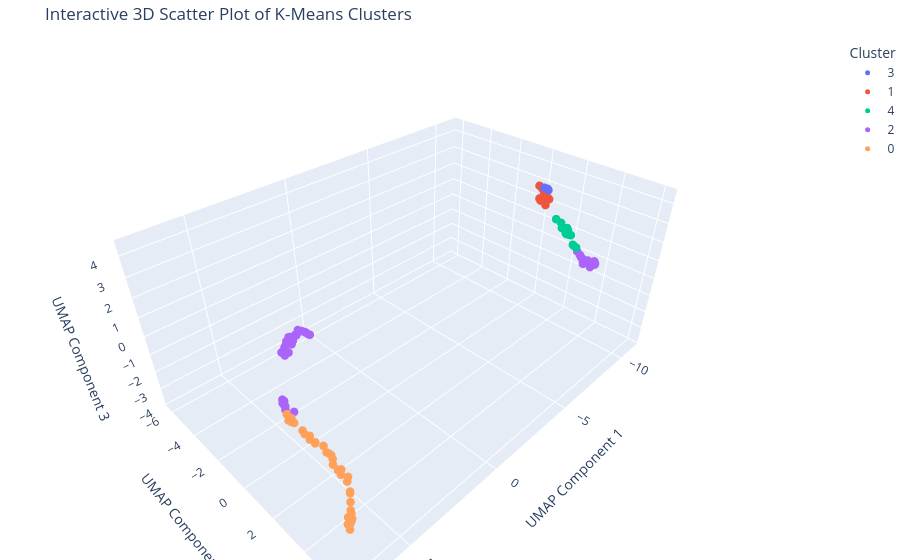

Source (notebook cell):
### Markdown cell above
plug in the optimal number of clusters = 5, and create the visualization

### Code cell
import plotly.express as px
from sklearn.cluster import KMeans, DBSCAN, AgglomerativeClustering
from hdbscan import HDBSCAN
from sklearn.mixture import GaussianMixture
from umap import UMAP

n_clusters = 5
random_state = 42
n_init = 10

# Step 1: Perform K-Means Clustering using cuML
kmeans = KMeans(n_clusters=n_clusters, random_state=random_state, n_init=n_init)
kmeans.fit(df[['total_amount', 'num_transcations']])

cluster_labels = kmeans.labels_

# Step 2: Reduce Dimensionality to 3D using cuML UMAP
umap_3d = UMAP(n_neighbors=15, min_dist=0.1, n_components=3)
embedding_3d = umap_3d.fit_transform(df[['total_amount', 'num_transcations']])

# Convert GPU arrays back to NumPy for Plotly
import cupy as cp
embedding_3d_cpu = cp.asnumpy(embedding_3d)
cluster_labels_cpu = cp.asnumpy(cluster_labels)

# Step 3: Create Interactive 3D Scatter Plot using Plotly
fig = px.scatter_3d(
    x=embedding_3d_cpu[:, 0],
    y=embedding_3d_cpu[:, 1],
    z=embedding_3d_cpu[:, 2],
    color=cluster_labels_cpu.astype(str),  # Convert labels to string for coloring
    title="Interactive 3D Scatter Plot of K-Means Clusters",
    labels={"color": "Cluster"}
)

# Customize the plot
fig.update_traces(marker=dict(size=5))  # Adjust marker size
fig.update_layout(
    scene=dict(
        xaxis_title="UMAP Component 1",
        yaxis_title="UMAP Component 2",
        zaxis_title="UMAP Component 3",
    ),
    margin=dict(l=0, r=0, b=0, t=40),  # Reduce margins for a cleaner look
)

# Show the plot
fig.show()

### Figure 1 — Plotly figure (JSON) as saved in the notebook; plotly's stock layout.template omitted (floating-point values rounded to 4 significant figures)
{"data": [{"hovertemplate": "Cluster=3<br>x=%{x}<br>y=%{y}<br>z=%{z}<extra></extra>", "legendgroup": "3", "marker": {"color": "#636efa", "size": 5, "symbol": "circle"}, "mode": "markers", "name": "3", "scene": "scene", "showlegend": true, "type": "scatter3d", "x": [-8.279, -8.14, -8.067], "y": [2.087, 2.125, 2.0], "z": [4.286, 4.407, 4.442]}, {"hovertemplate": "Cluster=1<br>x=%{x}<br>y=%{y}<br>z=%{z}<extra></extra>", "legendgroup": "1", "marker": {"color": "#EF553B", "size": 5, "symbol": "circle"}, "mode": "markers", "name": "1", "scene": "scene", "showlegend": true, "type": "scatter3d", "x": [-8.083, -8.142, -8.455, -8.382, -8.216, -8.137, -8.092, -8.287, -8.389, -8.239, -8.351], "y": [1.716, 1.86, 1.747, 1.728, 1.921, 1.76, 1.86, 2.121, 2.124, 1.884, 1.988], "z": [4.438, 4.312, 4.224, 4.158, 3.995, 3.8, 3.743, 3.901, 3.806, 3.7, 3.471]}, {"hovertemplate": "Cluster=4<br>x=%{x}<br>y=%{y}<br>z=%{z}<extra></extra>", "legendgroup": "4", "marker": {"color": "#00cc96", "size": 5, "symbol": "circle"}, "mode": "markers", "name": "4", "scene": "scene", "showlegend": true, "type": "scatter3d", "x": [-8.685, -8.872, -9.059, -8.937, -9.28, -9.248, -9.175, -9.299, -9.345, -9.469, -9.475, -9.522, -9.612], "y": [2.459, 2.643, 2.898, 2.681, 2.829, 2.731, 2.825, 2.736, 2.872, 2.918, 3.1, 3.135, 3.227], "z": [2.785, 2.587, 2.339, 2.306, 2.106, 1.986, 1.946, 1.88, 1.857, 1.797, 1.341, 1.275, 1.175]}, {"hovertemplate": "Cluster=2<br>x=%{x}<br>y=%{y}<br>z=%{z}<extra></extra>", "legendgroup": "2", "marker": {"color": "#ab63fa", "size": 5, "symbol": "circle"}, "mode": "markers", "name": "2", "scene": "scene", "showlegend": true, "type": "scatter3d", "x": [-9.931, -9.862, -10.08, -10.33, -10.56, -10.52, -10.61, -10.66, -10.83, -10.79, -10.8, -11.02, -10.94, -10.45, -10.96, 0.1833, 0.2416, 0.3672, 0.3571, 0.4773, 0.6714, 0.6426, 1.507, 0.9377, 0.8868, 1.495, 1.121, 1.876, 1.179, 1.785, 1.401, 2.009, 1.906, 2.025, 1.82, 2.294, 2.137, 2.189, 5.279, 5.411, 5.309, 5.355, 5.436, 5.249, 5.55], "y": [3.327, 3.173, 3.326, 3.338, 3.238, 3.254, 3.26, 3.047, 3.328, 3.542, 3.619, 3.591, 3.694, 3.664, 3.681, -5.85, -5.906, -5.912, -6.002, -6.129, -6.089, -6.203, -5.763, -5.943, -6.127, -5.629, -6.013, -5.547, -5.947, -5.563, -5.744, -5.444, -5.554, -5.401, -5.447, -5.309, -5.312, -5.219, -0.4293, -0.345, -0.5057, -0.2775, -0.2043, 0.1639, 0.04556], "z": [0.66, 0.8434, 0.4697, 0.1115, 0.08058, -0.1359, 0.01617, 0.08349, -0.04525, -0.3242, -0.08993, -0.06242, -0.1056, -0.02597, -0.1871, -3.811, -3.764, -3.596, -3.619, -3.557, -3.474, -3.439, -3.178, -3.474, -3.583, -3.098, -3.66, -3.388, -3.703, -3.175, -3.689, -3.364, -3.443, -3.438, -3.817, -3.444, -3.617, -3.652, -1.336, -1.311, -1.289, -1.474, -1.292, -1.549, -1.304]}, {"hovertemplate": "Cluster=0<br>x=%{x}<br>y=%{y}<br>z=%{z}<extra></extra>", "legendgroup": "0", "marker": {"color": "#FFA15A", "size": 5, "symbol": "circle"}, "mode": "markers", "name": "0", "scene": "scene", "showlegend": true, "type": "scatter3d", "x": [5.643, 5.612, 5.75, 5.752, 5.84, 5.688, 5.711, 5.739, 5.681, 5.744, 5.719, 5.746, 5.666, 5.765, 5.84, 5.773, 5.87, 6.13, 6.161, 5.988, 6.182, 6.265, 6.057, 6.23, 6.483, 6.464, 6.691, 6.882, 6.995, 6.975, 7.04, 7.171, 7.23, 7.334, 7.312, 7.181], "y": [0.2595, 0.5253, 0.6517, 0.7034, 0.6684, 0.8069, 1.381, 1.55, 1.796, 1.867, 2.194, 2.21, 2.63, 2.932, 3.329, 3.125, 3.443, 3.805, 4.126, 4.08, 4.161, 4.431, 4.54, 4.708, 5.163, 5.143, 5.426, 5.662, 5.751, 5.814, 5.916, 6.04, 6.038, 6.152, 6.031, 5.901], "z": [-1.324, -1.374, -1.319, -1.349, -1.228, -1.378, -1.353, -1.395, -1.348, -1.452, -1.365, -1.392, -1.259, -1.289, -1.065, -1.203, -1.143, -0.9259, -0.9379, -1.073, -0.8532, -0.8163, -1.015, -0.9641, -0.9541, -0.8937, -0.9819, -1.009, -1.168, -0.9488, -1.045, -0.9695, -1.031, -1.099, -0.9663, -0.8591]}], "layout": {"legend": {"title": {"text": "Cluster"}, "tracegroupgap": 0}, "margin": {"b": 0, "l": 0, "r": 0, "t": 40}, "scene": {"domain": {"x": [0, 1], "y": [0, 1]}, "xaxis": {"title": {"text": "UMAP Component 1"}}, "yaxis": {"title": {"text": "UMAP Component 2"}}, "zaxis": {"title": {"text": "UMAP Component 3"}}}, "title": {"text": "Interactive 3D Scatter Plot of K-Means Clusters"}}}
